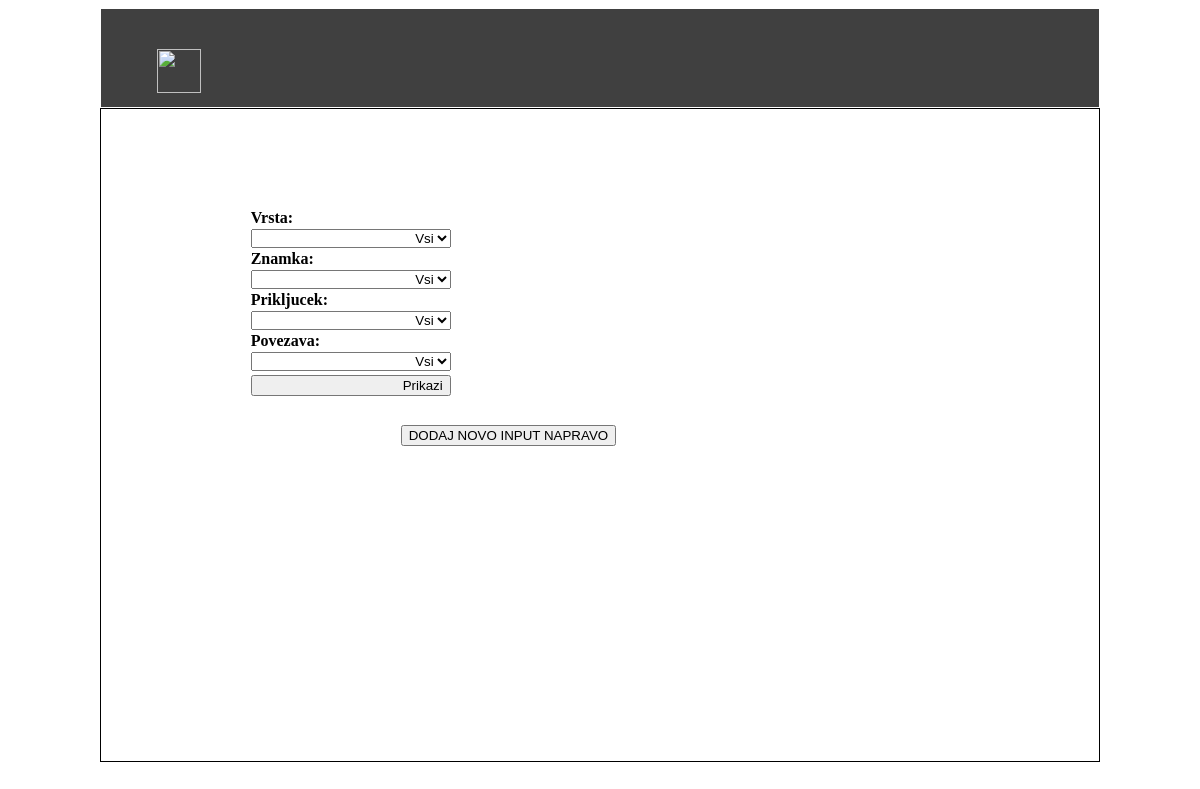
The app's page /app/inputi, older data.
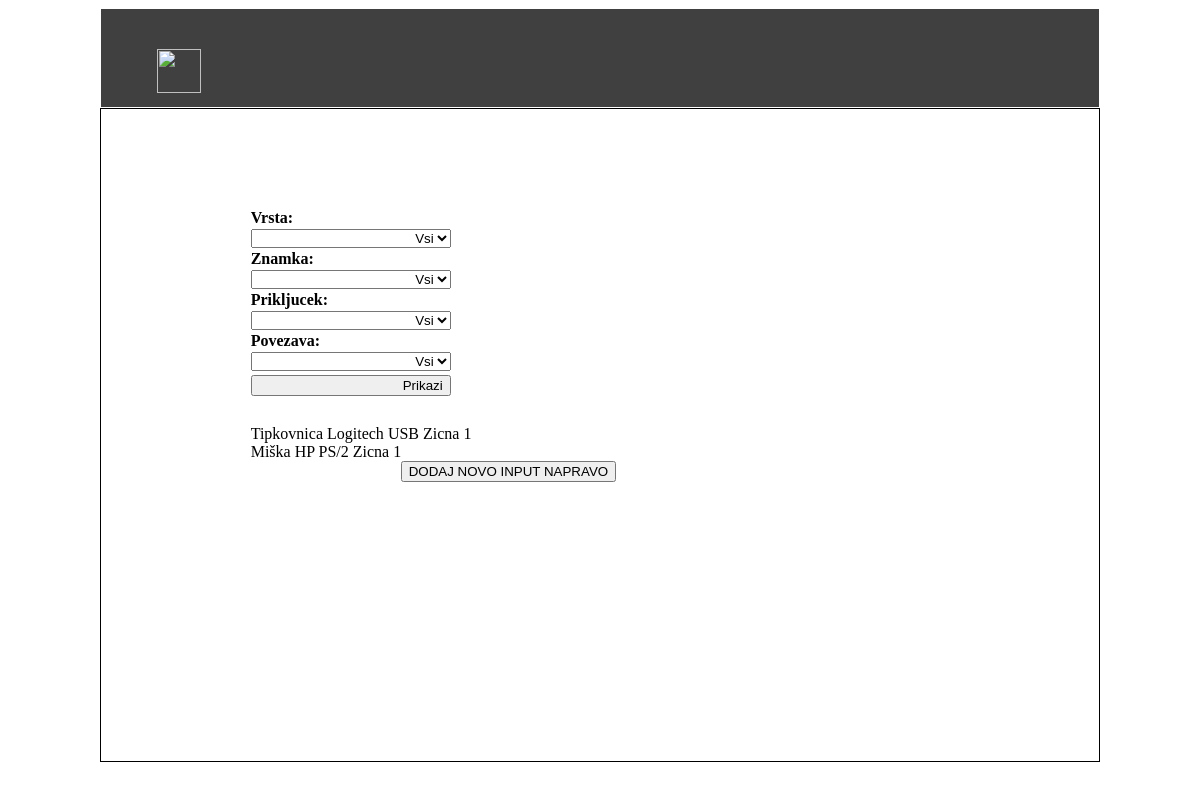
The same page, newer data.
### kalkulator/models.py (models this page shows)
class Input(models.Model):
    vrsta = models.CharField(max_length=20)
    znamka = models.CharField(max_length=20)
    prikljucek = models.CharField(max_length=20)
    povezava = models.CharField(max_length=20)
    opis = models.CharField(max_length=20)
    kolicina = models.CharField(max_length=20)

### kalkulator/views.py (the view, shortened to what this page needs)
def inputi(request):
    context = {}
    inputi = Input.objects.all()
    vrste = Input.objects.values('vrsta').distinct().order_by(Lower('vrsta')).values_list('vrsta', flat=True)
    znamke = Input.objects.values('znamka').distinct().order_by(Lower('vrsta')).values_list('znamka', flat=True)
    prikljucki = Input.objects.values('prikljucek').distinct().order_by(Lower('vrsta')).values_list('prikljucek', flat=True)
    context['znamke'] = znamke
    context['vrste'] = vrste
    context['prikljucki'] = prikljucki
    context['inputi'] = inputi
    return render(request, 'kalkulator/inputi.html', context)

### kalkulator/templates/kalkulator/inputi.html (shortened to what this page needs)
{% extends "kalkulator/base.html" %}
{% block main %}
	<div id="Stanje">
		<form>
			<label>Vrsta:</label><select name="vrsta">
										<option>Vsi</option>
										</select>
			<label>Znamka:</label><select name="znamka">
										<option>Vsi</option>
										</select>
			<label>Prikljucek:</label><select name="prikljucek">
										<option>Vsi</option>
										</select>
			<label>Povezava:</label><select name="povezava">
										<option>Vsi</option>
										</select>
			<input type="submit" id="vpisi" value="Prikazi">
		</form>
		<br>
		<br>
		<br>
		<br>
		<br>
		<br>
		<br>
		<br>
		<br>
		<br>
		<br>
		<br>
		{% for input in inputi %}
		{{input.vrsta}} {{input.znamka}}   {{input.prikljucek}} {{input.povezava}} {{input.kolicina}}<br>
		{% endfor %}
		<a href="dodajInput" style="margin-left:150px">
			<button> DODAJ NOVO INPUT NAPRAVO</button>
		</a>
	</div>
{% endblock %}

Row changes from the older to the newer data that the page shows:
added Input: vrsta "Tipkovnica", znamka "Logitech", prikljucek "USB", povezava "Zicna", kolicina "1"
added Input: vrsta "Miška", znamka "HP", prikljucek "PS/2", povezava "Zicna", kolicina "1"
